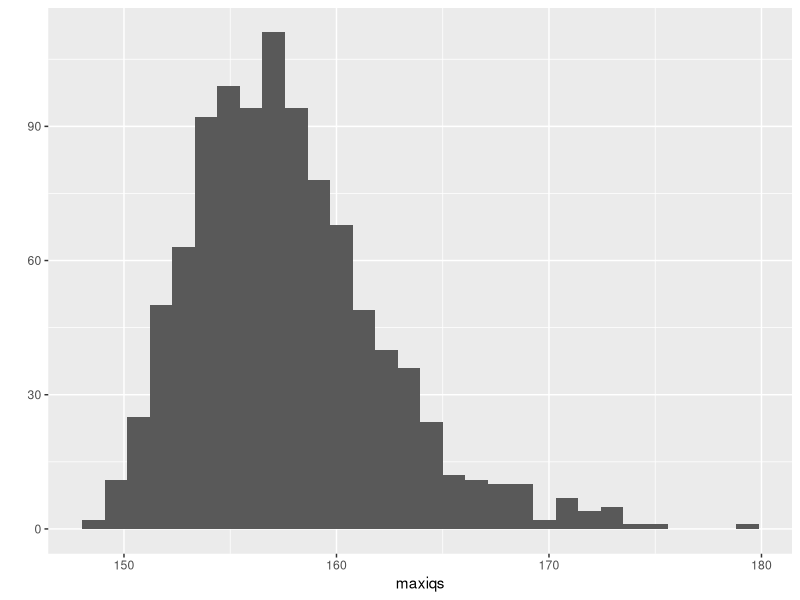

The R script that drew this image:
library(ggplot2)
library(dplyr)
# Q1 ----------------------------------------------------------------------
# 1. Assume the distribution of female heights is approximated by a normal distribution
# with a mean of 64 inches and a standard deviation of 3 inches. If we pick a female at 
# random, what is the probability that she is 5 feet or shorter?
pnorm(5*12,64,3)
# 0.09121

# Q2 ----------------------------------------------------------------------
# 2. Assume the distribution of female heights is approximated by a normal distribution 
# with a mean of 64 inches and a standard deviation of 3 inches. If we pick a female at 
# random, what is the probability that she is 6 feet or taller?
1-pnorm(6*12,64,3)
# 0.00383

# Q3 ----------------------------------------------------------------------
# 3. Assume the distribution of female heights is approximated by a normal distribution 
# with a mean of 64 inches and a standard deviation of 3 inches. If we pick a female at 
# random, what is the probability that she is between 61 and 67 inches?
pnorm(67,64,3)-pnorm(61,64,3)
# 0.6827


# Q4 ----------------------------------------------------------------------
# 4. Repeat the exercise above, but convert everything to centimeters. That is, multiply
# every height, including the standard deviation, by 2.54. What is the answer now?
pnorm(67*2.54,64*2.54,3*2.54)-pnorm(61*2.54,64*2.54,3*2.54)
# 0.6827


# Q5 ----------------------------------------------------------------------
# 5. Notice that the answer to the question does not change when you change units. This 
# makes sense since the answer to the question should not be affected by what units we
# use. In fact, if you look closely, you notice that 61 and 64 are both 1 SD away from 
# the average. Compute the probability that a randomly picked, normally distributed 
# random variable is within 1 SD from the average.
# 1 SD
pnorm(1,0,1)-pnorm(-1,0,1)
# 0.6827

# 2SD
pnorm(2,0,1)-pnorm(-2,0,1)
# 0.9545

# 3SD
pnorm(3,0,1)-pnorm(-3,0,1)
# 0.9973

# 6. To see the math that explains why the answers to questions 3, 4, and 5 are the same,
# suppose we have a random variable with average m and standard error s. Suppose we ask
# the probability of X being smaller or equal to a. Remember that, by definition, a is 
# (a−m)/s standard deviations s away from the average m. The probability is:
#   Pr(X≤a)
# Now we subtract m to both sides and then divide both sides by s:
#   Pr((X−m)/s≤(a−m)/s)
# The quantity on the left is a standard normal random variable. 
# It has an average of 0 and a standard error of 1. We will call it Z:
#   Pr(Z≤(a−m)/s)
# So, no matter the units, the probability of X≤a is the same as the probability of a 
# standard normal variable being less than (a−m)/s. If m is the average and s the
# standard error, which of the following R code would give us the right answer in every 
# situation:

# a. mean(X<=a)
# b. pnorm((a - m)/s)
# c. pnorm((a - m)/s, m, s)
# d. pnorm(a)
# (answer = b, pnorm assumed m=0, s=1)


# 7. Imagine the distribution of male adults is approximately normal with an expected 
# value of 69 and a standard deviation of 3. How tall is the male in the 99th percentile
qnorm(0.99, mean = 69, sd = 3)

# Q8 ----------------------------------------------------------------------
# 8. The distribution of IQ scores is approximately normally distributed. The average is 
# 100 and the standard deviation is 15. Suppose you want to know the distribution of 
# the highest IQ across all graduating classes if 10,000 people are born each in your 
# school district. Run a Monte Carlo simulation with B=1000 generating 10,000 IQ scores 
# and keeping the highest. Make a histogram.
B <- 10^3
n <- 10^4
narray <- array(1:n)
m <- 100
s <- 15

get_max_iq <- function(n,m,s){
   maxiq <- max(rnorm(n, m, s))
   maxiq
}

maxiqs <- replicate(B, get_max_iq(n,m,s))

qplot(maxiqs)
